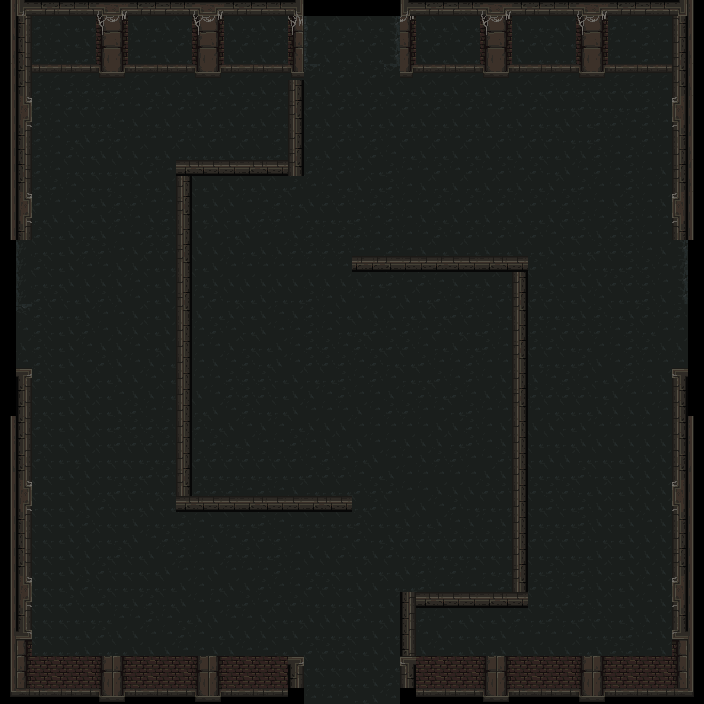

Tiled map render using the project's own tile images. Description and the map definition, with tile-layer contents summarised, below:
An orthogonal 44x44 tile map with 16x16 px tiles, 4 tile layers (флажки, пол, стены, проходящие_стены), 2 tilesets.

<map version="1.9" tiledversion="1.9.2" orientation="orthogonal" renderorder="right-down" width="44" height="44" tilewidth="16" tileheight="16" infinite="0" nextlayerid="8" nextobjectid="1">
 <tileset firstgid="1" source="mainlevbuild.tsx" />
 <tileset firstgid="2561" source="decorative.tsx" />
 <layer id="7" name="флажки" width="44" height="44">
  <data>[1936 cells, 0 non-empty, 0 distinct tile ids]</data>
 </layer>
 <layer id="1" name="пол" width="44" height="44">
  <data>[1936 cells, 1796 non-empty, 18 distinct tile ids]</data>
 </layer>
 <layer id="2" name="стены" width="44" height="44" opacity="0.99">
  <data>[1936 cells, 352 non-empty, 62 distinct tile ids]</data>
 </layer>
 <layer id="3" name="проходящие_стены" width="44" height="44">
  <data>[1936 cells, 72 non-empty, 14 distinct tile ids]</data>
 </layer>
</map>
